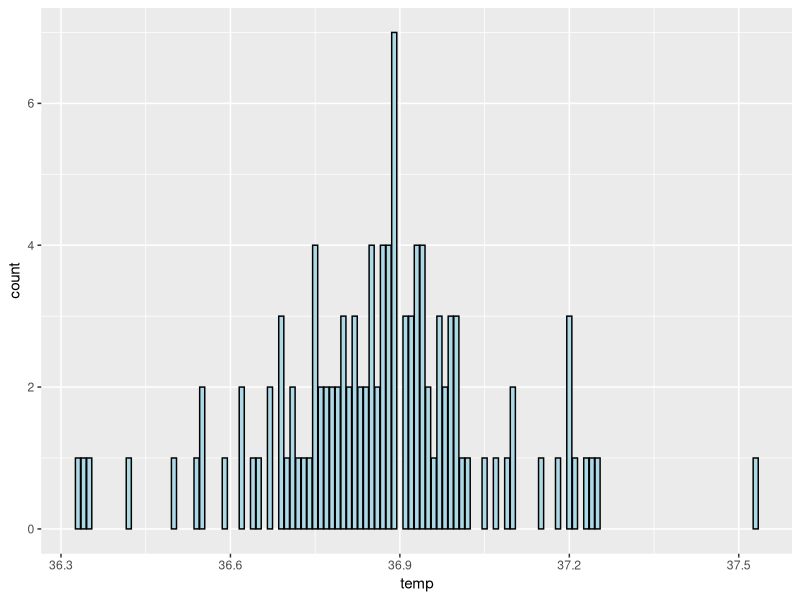
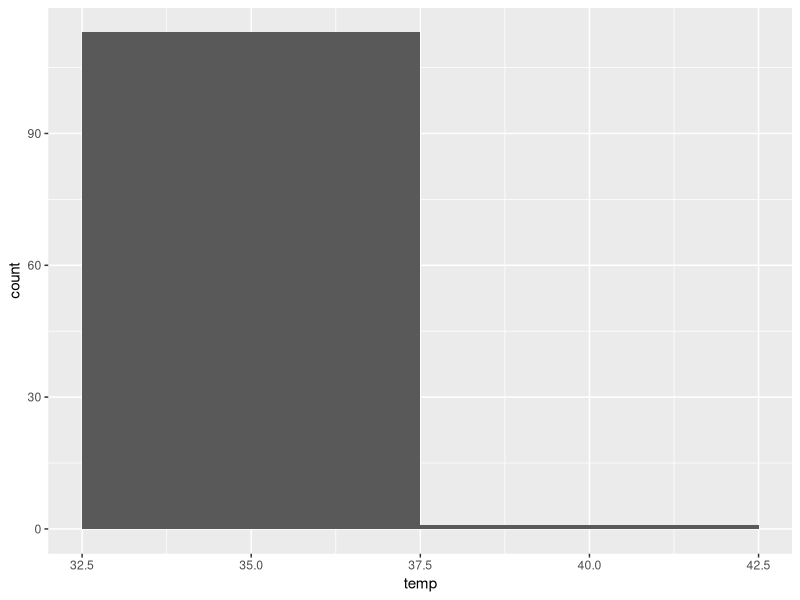
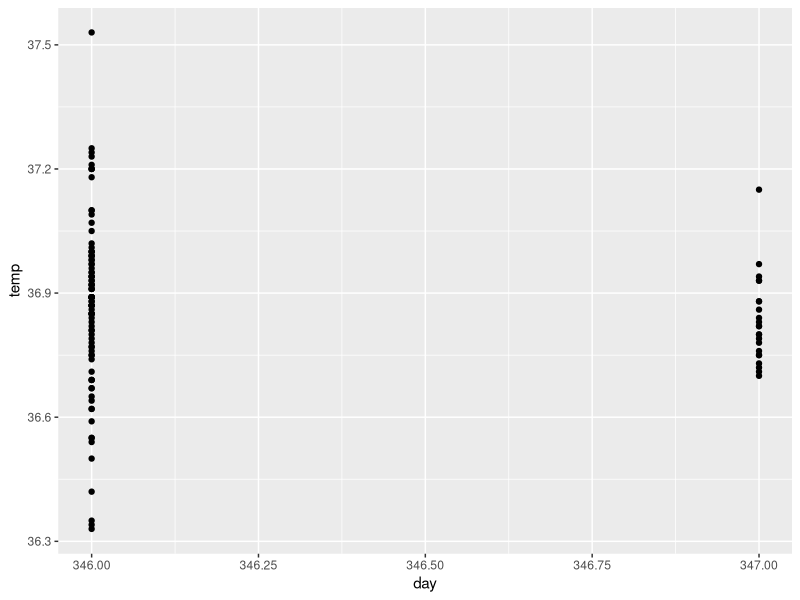
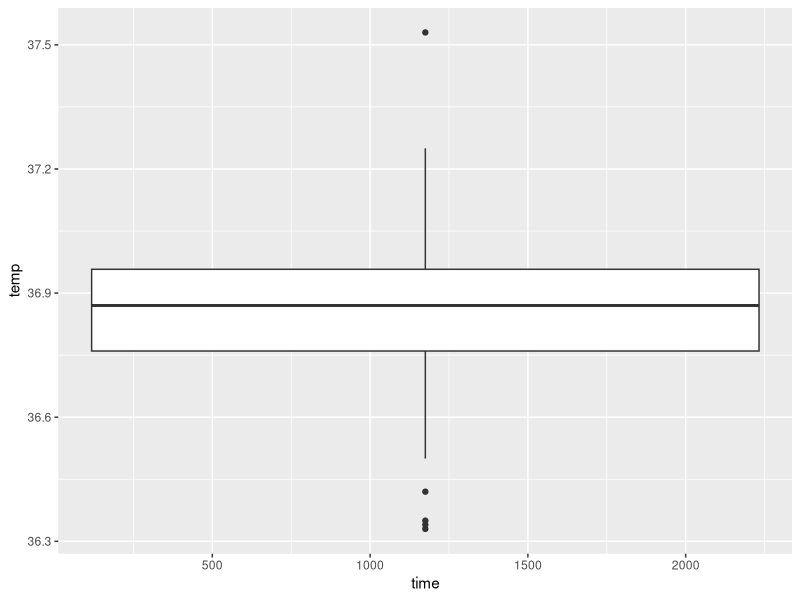
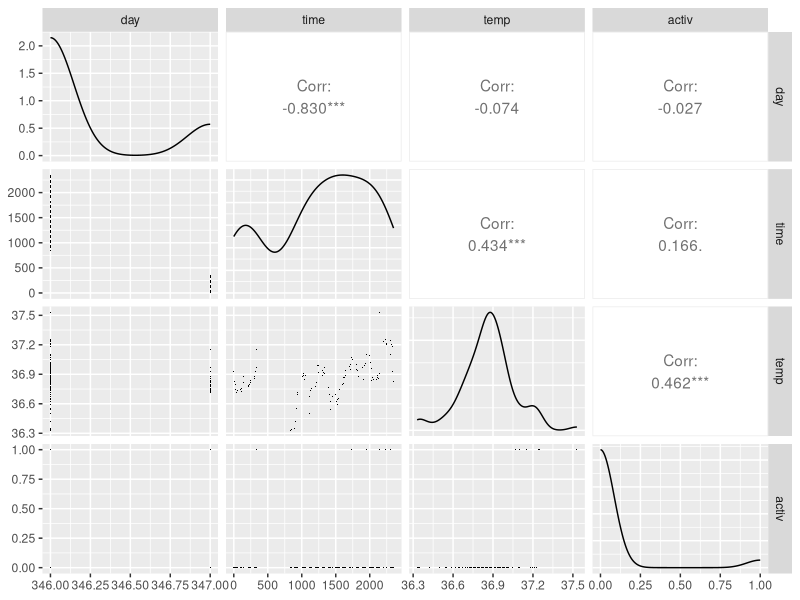

Reproduce these figures in R, in order.
## ---- chunk 1
library(ggplot2)
beaver1
## ---- chunk 2
ggplot(data = beaver1,aes(x=temp))+
geom_bar(fill = "lightblue", colour = "black")
## ---- chunk 3
ggplot(data=beaver1,aes(x=temp))+
  geom_histogram(binwidth = 5)
## ---- chunk 4
ggplot(data=beaver1,aes(x=day, y=temp))+
  geom_point()
## ---- chunk 5
ggplot(data=beaver1, aes(x=time, y=temp)) +
geom_boxplot()
## ---- chunk 6
library("ggplot2")
library("scales")
library("GGally")
library("memisc")

set.seed(20022012)
beaver_samp <- beaver1[sample(1:length(beaver1$temp), 100), ]
ggpairs(beaver_samp,lower= list(continuous = wrap("points", shape = I('.'))),
        upper = list(combo = wrap("box", outlier.shape = I('.'))))
